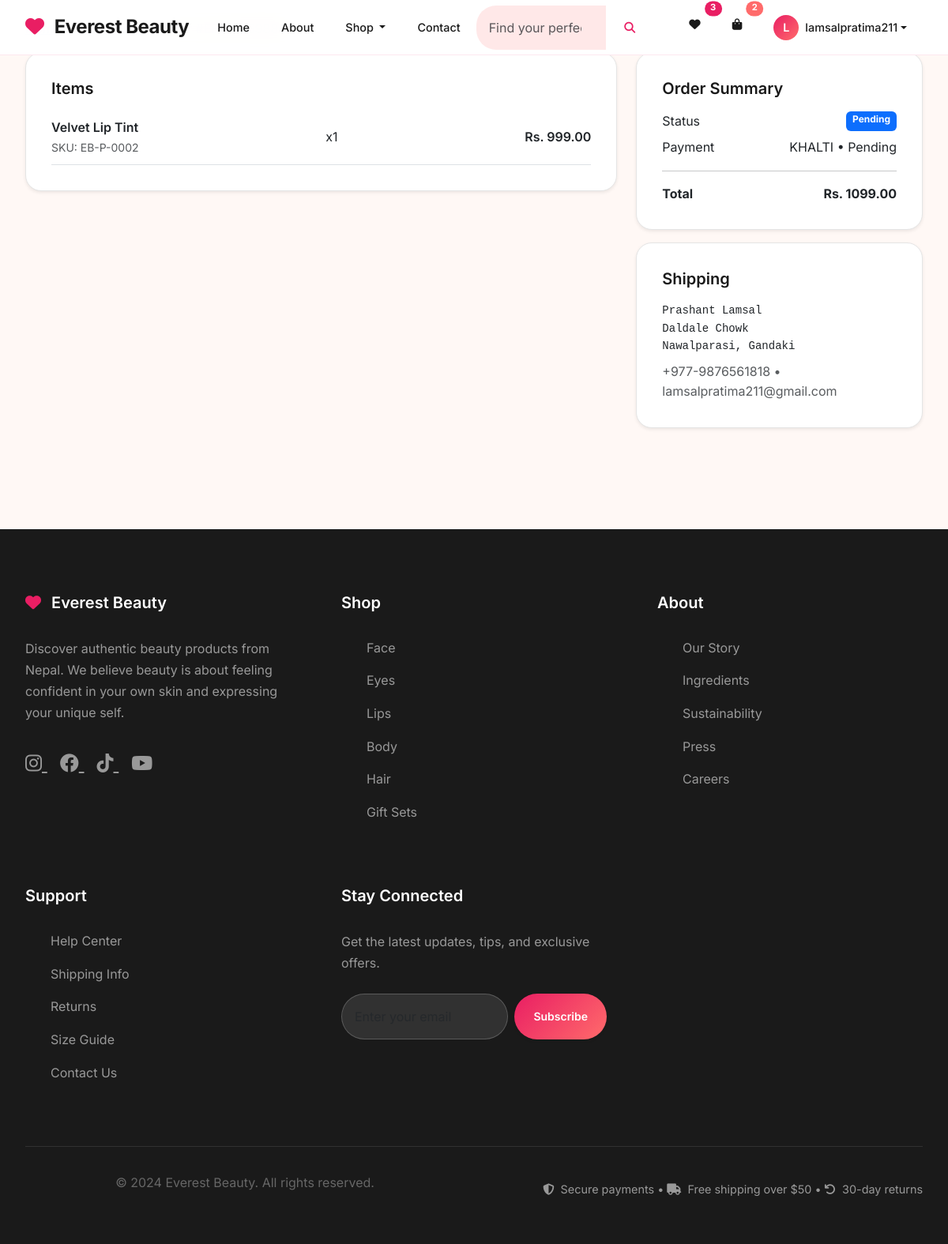
The app's page /orders/orders/1/ (signed in) with its own data.
### order_management/models.py (models this page shows, shortened)
class OrderItem(models.Model):
    order = models.ForeignKey(Order, on_delete=models.CASCADE, related_name='items')
    product_name = models.CharField(max_length=200)
    product_sku = models.CharField(max_length=100)
    quantity = models.PositiveIntegerField()
    unit_price = models.DecimalField(max_digits=10, decimal_places=2)
    total_price = models.DecimalField(max_digits=10, decimal_places=2)
    class Meta:
        verbose_name = 'Order Item'
        verbose_name_plural = 'Order Items'

class Order(models.Model):
    ORDER_STATUS_CHOICES = [
        ('pending', 'Pending'),
        ('confirmed', 'Confirmed'),
        ('processing', 'Processing'),
        ('shipped', 'Shipped'),
        ('delivered', 'Delivered'),
        ('cancelled', 'Cancelled'),
        ('refunded', 'Refunded'),
    ]
    user = models.ForeignKey(User, on_delete=models.CASCADE, related_name='orders')
    order_number = models.CharField(max_length=20, unique=True)
    status = models.CharField(max_length=20, choices=ORDER_STATUS_CHOICES, default='pending')
    total_amount = models.DecimalField(max_digits=10, decimal_places=2, validators=[MinValueValidator(Decimal('0.00'))])
    shipping_address = models.TextField()
    shipping_phone = models.CharField(max_length=15)
    shipping_email = models.EmailField()
    payment_method = models.CharField(max_length=50, default='khalti')
    payment_status = models.CharField(max_length=20, default='pending')
    created_at = models.DateTimeField(auto_now_add=True)
    updated_at = models.DateTimeField(auto_now=True)
    class Meta:
        ordering = ['-created_at']
        verbose_name = 'Order'
        verbose_name_plural = 'Orders'

### order_management/views.py (the view)
# urls.py: path('orders/<int:order_id>/', views.order_detail, name='order_detail'),
@login_required
def order_detail(request, order_id):
    order = get_object_or_404(Order, id=order_id, user=request.user)
    context = {
        'order': order,
    }
    return render(request, 'order_management/order_detail.html', context)

### templates/order_management/order_detail.html (shortened to what this page needs)
{% extends 'base.html' %}
{% load static %}
{% block content %}
<div class="container mt-4">
	<nav aria-label="breadcrumb">
		<ol class="breadcrumb">
			<li class="breadcrumb-item"><a href="{% url 'dashboard:home' %}">Home</a></li>
			<li class="breadcrumb-item"><a href="{% url 'order_management:order_list' %}">My Orders</a></li>
			<li class="breadcrumb-item active" aria-current="page">Order #{{ order.order_number }}</li>
		</ol>
	</nav>
	<div class="row g-4">
		<div class="col-lg-8">
			<div class="card shadow-sm">
				<div class="card-body">
					<h5 class="card-title mb-3">Items</h5>
					{% for item in order.items.all %}
					<div class="d-flex justify-content-between align-items-center border-bottom py-2">
						<div>
							<div class="fw-semibold">{{ item.product_name }}</div>
							<small class="text-muted">SKU: {{ item.product_sku }}</small>
						</div>
						<div>x{{ item.quantity }}</div>
						<div class="fw-semibold">Rs. {{ item.total_price }}</div>
					</div>
					{% empty %}
					<p class="text-muted">No items found.</p>
					{% endfor %}
				</div>
			</div>
		</div>
		<div class="col-lg-4">
			<div class="card shadow-sm mb-3">
				<div class="card-body">
					<h5 class="card-title mb-3">Order Summary</h5>
					<div class="d-flex justify-content-between"><span>Status</span><span class="badge bg-primary">{{ order.get_status_display }}</span></div>
					<div class="d-flex justify-content-between mt-2"><span>Payment</span><span>{{ order.payment_method|upper }} • {{ order.payment_status|title }}</span></div>
					<hr>
					<div class="d-flex justify-content-between fw-bold"><span>Total</span><span>Rs. {{ order.total_amount }}</span></div>
				</div>
			</div>
			<div class="card shadow-sm">
				<div class="card-body">
					<h5 class="card-title mb-3">Shipping</h5>
					<pre class="mb-0" style="white-space: pre-wrap">{{ order.shipping_address }}</pre>
					<div class="mt-2 text-muted">{{ order.shipping_phone }} • {{ order.shipping_email }}</div>
				</div>
			</div>
		</div>
	</div>
</div>
{% endblock %}

### templates/base.html (shortened to what this page needs)
<!DOCTYPE html>
<html lang="en">
<head>
    <link href="https://cdn.jsdelivr.net/npm/bootstrap@5.3.0/dist/css/bootstrap.min.css" rel="stylesheet">
    <link rel="stylesheet" href="https://cdnjs.cloudflare.com/ajax/libs/font-awesome/6.4.0/css/all.min.css">
    {% load static %}
    <link rel="stylesheet" href="{% static 'css/rare-beauty-style.css' %}">
</head>
<body>
    <nav class="navbar navbar-expand-lg">
        <div class="container">
            <a class="navbar-brand" href="{% url 'dashboard:home' %}">
                <i class="fas fa-heart me-2" style="color: var(--rare-pink);"></i>
                Everest Beauty
            </a>
            <div class="collapse navbar-collapse" id="navbarNav">
                <ul class="navbar-nav mx-auto">
                    <li class="nav-item">
                        <a class="nav-link" href="{% url 'dashboard:home' %}">Home</a>
                    </li>
                    <li class="nav-item">
                        <a class="nav-link" href="{% url 'dashboard:about' %}">About</a>
                    </li>
                    <li class="nav-item dropdown">
                        <a class="nav-link dropdown-toggle" href="#" role="button" data-bs-toggle="dropdown">
                            Shop
                        </a>
                    </li>
                    <li class="nav-item">
                        <a class="nav-link" href="{% url 'dashboard:contact' %}">Contact</a>
                    </li>
                </ul>
                <form class="d-flex me-4" method="GET" action="{% url 'dashboard:search_products' %}">
                    <div class="input-group">
                        <input class="form-control border-0" type="search" name="q" placeholder="Find your perfect match..." aria-label="Search" style="background: var(--rare-soft-pink); border-radius: 25px 0 0 25px;">
                        <button class="btn btn-outline-primary border-0" type="submit" style="border-radius: 0 25px 25px 0;">
                            <i class="fas fa-search"></i>
                        </button>
                    </div>
                </form>
                <ul class="navbar-nav">
                    {% if user.is_authenticated %}
                        <li class="nav-item">
                            <a class="nav-link position-relative" href="{% url 'dashboard:wishlist' %}">
                                <i class="fas fa-heart"></i>
                                <span class="position-absolute top-0 start-100 translate-middle badge rounded-pill" style="background: var(--rare-pink); font-size: 0.7rem;">3</span>
                            </a>
                        </li>
                        <li class="nav-item">
                            <a class="nav-link position-relative" href="{% url 'dashboard:cart' %}">
                                <i class="fas fa-shopping-bag"></i>
                                <span class="position-absolute top-0 start-100 translate-middle badge rounded-pill" style="background: var(--rare-coral); font-size: 0.7rem;">2</span>
                            </a>
                        </li>
                        <li class="nav-item dropdown">
                            <a class="nav-link dropdown-toggle d-flex align-items-center" href="#" role="button" data-bs-toggle="dropdown" aria-expanded="false">
                                <div class="user-avatar me-2">
                                    {{ user.first_name.0|default:user.username.0|upper }}
                                </div>
                                <span class="user-name">{{ user.first_name|default:user.username }}</span>
                            </a>
                        </li>
                    {% endif %}
                </ul>
            </div>
        </div>
    </nav>
    <main>
        {% block content %}{% endblock %}
    </main>
    <footer class="footer">
        <div class="container">
            <div class="footer-content">
                <div class="footer-section">
                    <h5>
                        <i class="fas fa-heart me-2" style="color: var(--rare-pink);"></i>
                        Everest Beauty
                    </h5>
                    <p style="color: var(--text-light); line-height: 1.7; margin-bottom: 2rem;">
                        Discover authentic beauty products from Nepal. We believe beauty is about feeling confident in your own skin and expressing your unique self.
                    </p>
                    <div class="social-links">
                        <a href="#" style="color: var(--text-light); font-size: 1.5rem; margin-right: 1rem; transition: var(--transition);" onmouseover="this.style.color='var(--rare-pink)'" onmouseout="this.style.color='var(--text-light)'">
                            <i class="fab fa-instagram"></i>
                        </a>
                        <a href="#" style="color: var(--text-light); font-size: 1.5rem; margin-right: 1rem; transition: var(--transition);" onmouseover="this.style.color='var(--rare-pink)'" onmouseout="this.style.color='var(--text-light)'">
                            <i class="fab fa-facebook"></i>
                        </a>
                        <a href="#" style="color: var(--text-light); font-size: 1.5rem; margin-right: 1rem; transition: var(--transition);" onmouseover="this.style.color='var(--rare-pink)'" onmouseout="this.style.color='var(--text-light)'">
                            <i class="fab fa-tiktok"></i>
                        </a>
                        <a href="#" style="color: var(--text-light); font-size: 1.5rem; margin-right: 1rem; transition: var(--transition);" onmouseover="this.style.color='var(--rare-pink)'" onmouseout="this.style.color='var(--text-light)'">
                            <i class="fab fa-youtube"></i>
                        </a>
                    </div>
                </div>
                <div class="footer-section">
                    <h5>Shop</h5>
                    <ul>
                        <li><a href="#">Face</a></li>
                        <li><a href="#">Eyes</a></li>
                        <li><a href="#">Lips</a></li>
                        <li><a href="#">Body</a></li>
                        <li><a href="#">Hair</a></li>
                        <li><a href="#">Gift Sets</a></li>
                    </ul>
                </div>
                <div class="footer-section">
                    <h5>About</h5>
                    <ul>
                        <li><a href="#">Our Story</a></li>
                        <li><a href="#">Ingredients</a></li>
                        <li><a href="#">Sustainability</a></li>
                        <li><a href="#">Press</a></li>
                        <li><a href="#">Careers</a></li>
                    </ul>
                </div>
                <div class="footer-section">
                    <h5>Support</h5>
                    <ul>
                        <li><a href="#">Help Center</a></li>
                        <li><a href="#">Shipping Info</a></li>
                        <li><a href="#">Returns</a></li>
                        <li><a href="#">Size Guide</a></li>
                        <li><a href="#">Contact Us</a></li>
                    </ul>
                </div>
                <div class="footer-section">
                    <h5>Stay Connected</h5>
                    <p style="color: var(--text-light); margin-bottom: 1.5rem;">Get the latest updates, tips, and exclusive offers.</p>
                    <form class="d-flex gap-2">
                        <input type="email" class="form-control" placeholder="Enter your email" style="background: rgba(255,255,255,0.1); border: 1px solid rgba(255,255,255,0.2); color: white; border-radius: var(--radius-full);">
                        <button type="submit" class="btn btn-primary">Subscribe</button>
                    </form>
                </div>
            </div>
            <div class="footer-bottom">
                <div class="row align-items-center">
                    <div class="col-md-6">
                        <p>&copy; 2024 Everest Beauty. All rights reserved.</p>
                    </div>
                    <div class="col-md-6 text-md-end">
                        <span style="color: var(--text-light); font-size: 0.9rem;">
                            <i class="fas fa-shield-alt me-1"></i>
                            Secure payments •
                            <i class="fas fa-truck me-1"></i>
                            Free shipping over $50 •
                            <i class="fas fa-undo me-1"></i>
                            30-day returns
                        </span>
                    </div>
                </div>
            </div>
        </div>
    </footer>
</body>
</html>

### records on screen
OrderItem: product_name "Velvet Lip Tint", product_sku "EB-P-0002", quantity "1", total_price "999.00"
Order: status "Pending", payment_method "KHALTI", payment_status "Pending", total_amount "1099.00", shipping_address "Prashant Lamsal Daldale Chowk Nawalparasi, Gandaki", shipping_phone "+977-9876561818", shipping_email "lamsalpratima211@gmail.com"

### other values on screen
{{ user.first_name.0|default:user.username.0|upper }} "L"
{{ user.first_name|default:user.username }} "lamsalpratima211"
